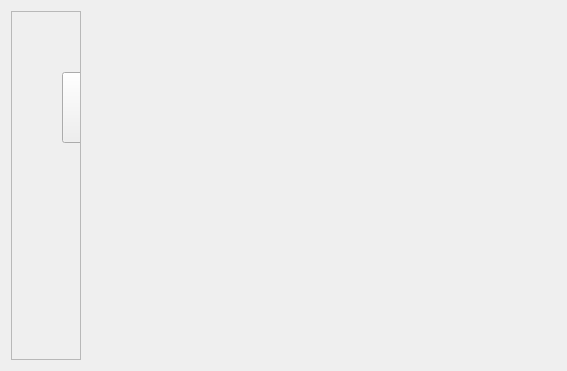
<?xml version="1.0" encoding="UTF-8"?>
<ui version="4.0">
 <class>Tab3ControlPannel</class>
 <widget class="QWidget" name="Tab3ControlPannel">
  <property name="geometry">
   <rect>
    <x>0</x>
    <y>0</y>
    <width>567</width>
    <height>371</height>
   </rect>
  </property>
  <property name="windowTitle">
   <string>Form</string>
  </property>
  <layout class="QFormLayout" name="formLayout_2">
   <item row="0" column="0">
    <widget class="QScrollArea" name="scrollArea">
     <property name="widgetResizable">
      <bool>true</bool>
     </property>
     <widget class="QWidget" name="scrollAreaWidgetContents">
      <property name="geometry">
       <rect>
        <x>0</x>
        <y>0</y>
        <width>547</width>
        <height>351</height>
       </rect>
      </property>
      <layout class="QFormLayout" name="formLayout">
       <item row="0" column="0">
        <widget class="QLabel" name="label">
         <property name="text">
          <string/>
         </property>
         <property name="pixmap">
          <pixmap resource="AiotClient.qrc">:/Images/Image/room1.png</pixmap>
         </property>
        </widget>
       </item>
      </layout>
      <widget class="QPushButton" name="pPBLamp">
       <property name="geometry">
        <rect>
         <x>50</x>
         <y>60</y>
         <width>71</width>
         <height>71</height>
        </rect>
       </property>
       <property name="text">
        <string/>
       </property>
       <property name="icon">
        <iconset resource="AiotClient.qrc">
         <normaloff>:/Images/Image/light_off.png</normaloff>
         <normalon>:/Images/Image/light_on.png</normalon>:/Images/Image/light_off.png</iconset>
       </property>
       <property name="iconSize">
        <size>
         <width>70</width>
         <height>70</height>
        </size>
       </property>
       <property name="checkable">
        <bool>true</bool>
       </property>
      </widget>
      <widget class="QPushButton" name="pPBPlug">
       <property name="geometry">
        <rect>
         <x>330</x>
         <y>190</y>
         <width>71</width>
         <height>71</height>
        </rect>
       </property>
       <property name="text">
        <string/>
       </property>
       <property name="icon">
        <iconset resource="AiotClient.qrc">
         <normaloff>:/Images/Image/plug_off.png</normaloff>
         <normalon>:/Images/Image/plug_on.png</normalon>:/Images/Image/plug_off.png</iconset>
       </property>
       <property name="iconSize">
        <size>
         <width>70</width>
         <height>70</height>
        </size>
       </property>
       <property name="checkable">
        <bool>true</bool>
       </property>
      </widget>
      <zorder>label</zorder>
      <zorder>pPBLamp</zorder>
      <zorder>pPBPlug</zorder>
     </widget>
    </widget>
   </item>
  </layout>
 </widget>
 <resources>
  <include location="AiotClient.qrc"/>
 </resources>
 <connections/>
</ui>
